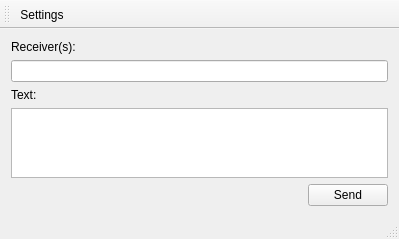
<?xml version="1.0" encoding="UTF-8"?>
<ui version="4.0">
 <class>TextIn</class>
 <widget class="QMainWindow" name="TextIn">
  <property name="geometry">
   <rect>
    <x>0</x>
    <y>0</y>
    <width>399</width>
    <height>238</height>
   </rect>
  </property>
  <property name="windowTitle">
   <string>TextIn</string>
  </property>
  <widget class="QWidget" name="centralWidget">
   <layout class="QVBoxLayout" name="verticalLayout">
    <item>
     <widget class="QLabel" name="label_2">
      <property name="toolTip">
       <string>Enter receiver(s) in the input box. For multiple receivers, separate each receiver with a comma.</string>
      </property>
      <property name="text">
       <string>Receiver(s):</string>
      </property>
     </widget>
    </item>
    <item>
     <widget class="QLineEdit" name="recvEdit"/>
    </item>
    <item>
     <widget class="QLabel" name="label">
      <property name="text">
       <string>Text:</string>
      </property>
     </widget>
    </item>
    <item>
     <widget class="QTextEdit" name="textEdit"/>
    </item>
    <item>
     <layout class="QHBoxLayout" name="horizontalLayout">
      <item>
       <spacer name="horizontalSpacer">
        <property name="orientation">
         <enum>Qt::Horizontal</enum>
        </property>
        <property name="sizeHint" stdset="0">
         <size>
          <width>40</width>
          <height>20</height>
         </size>
        </property>
       </spacer>
      </item>
      <item>
       <widget class="QPushButton" name="sendButton">
        <property name="text">
         <string>Send</string>
        </property>
       </widget>
      </item>
     </layout>
    </item>
   </layout>
  </widget>
  <widget class="QMenuBar" name="menuBar">
   <property name="geometry">
    <rect>
     <x>0</x>
     <y>0</y>
     <width>399</width>
     <height>20</height>
    </rect>
   </property>
  </widget>
  <widget class="QToolBar" name="mainToolBar">
   <attribute name="toolBarArea">
    <enum>TopToolBarArea</enum>
   </attribute>
   <attribute name="toolBarBreak">
    <bool>false</bool>
   </attribute>
   <addaction name="actionSettings"/>
  </widget>
  <widget class="QStatusBar" name="statusBar"/>
  <action name="actionSettings">
   <property name="text">
    <string>Settings</string>
   </property>
  </action>
 </widget>
 <layoutdefault spacing="6" margin="11"/>
 <resources/>
 <connections/>
</ui>
